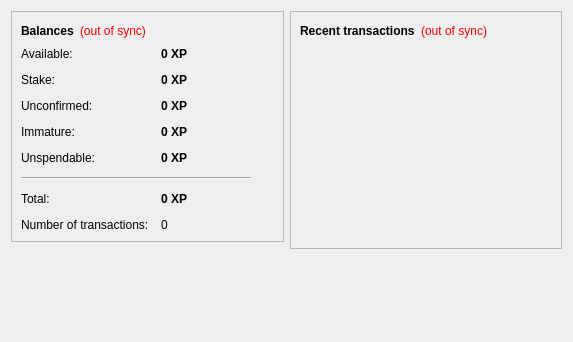
<?xml version="1.0" encoding="UTF-8"?>
<ui version="4.0">
 <class>OverviewPage</class>
 <widget class="QWidget" name="OverviewPage">
  <property name="geometry">
   <rect>
    <x>0</x>
    <y>0</y>
    <width>573</width>
    <height>342</height>
   </rect>
  </property>
  <property name="windowTitle">
   <string>Form</string>
  </property>
  <layout class="QHBoxLayout" name="horizontalLayout" stretch="1,1">
   <item>
    <layout class="QVBoxLayout" name="verticalLayout_2">
     <item>
      <widget class="QFrame" name="frame">
       <property name="frameShape">
        <enum>QFrame::StyledPanel</enum>
       </property>
       <property name="frameShadow">
        <enum>QFrame::Raised</enum>
       </property>
       <layout class="QVBoxLayout" name="verticalLayout_4">
        <item>
         <layout class="QHBoxLayout" name="horizontalLayout_4">
          <item>
           <widget class="QLabel" name="label_5">
            <property name="font">
             <font>
              <weight>75</weight>
              <bold>true</bold>
             </font>
            </property>
            <property name="text">
             <string>Balances</string>
            </property>
           </widget>
          </item>
          <item>
           <widget class="QLabel" name="labelWalletStatus">
            <property name="toolTip">
             <string>The displayed information may be out of date. Your wallet automatically synchronizes with the XP network after a connection is established, but this process has not completed yet.</string>
            </property>
            <property name="styleSheet">
             <string notr="true">QLabel { color: red; }</string>
            </property>
            <property name="text">
             <string notr="true">(out of sync)</string>
            </property>
            <property name="alignment">
             <set>Qt::AlignLeading|Qt::AlignLeft|Qt::AlignVCenter</set>
            </property>
           </widget>
          </item>
          <item>
           <spacer name="horizontalSpacer_2">
            <property name="orientation">
             <enum>Qt::Horizontal</enum>
            </property>
            <property name="sizeHint" stdset="0">
             <size>
              <width>40</width>
              <height>20</height>
             </size>
            </property>
           </spacer>
          </item>
         </layout>
        </item>
        <item>
         <layout class="QFormLayout" name="formLayout_2">
          <property name="fieldGrowthPolicy">
           <enum>QFormLayout::AllNonFixedFieldsGrow</enum>
          </property>
          <property name="horizontalSpacing">
           <number>12</number>
          </property>
          <property name="verticalSpacing">
           <number>12</number>
          </property>
          <item row="0" column="0">
           <widget class="QLabel" name="labelAvailableText">
            <property name="toolTip">
             <string>Your current available balance</string>
            </property>
            <property name="text">
             <string>Available:</string>
            </property>
           </widget>
          </item>
          <item row="0" column="1">
           <widget class="QLabel" name="labelAvailable">
            <property name="font">
             <font>
              <weight>75</weight>
              <bold>true</bold>
             </font>
            </property>
            <property name="cursor">
             <cursorShape>IBeamCursor</cursorShape>
            </property>
            <property name="toolTip">
             <string>Your current available balance</string>
            </property>
            <property name="text">
             <string notr="true">0 XP</string>
            </property>
            <property name="alignment">
             <set>Qt::AlignLeading|Qt::AlignLeft|Qt::AlignVCenter</set>
            </property>
            <property name="textInteractionFlags">
             <set>Qt::LinksAccessibleByMouse|Qt::TextSelectableByKeyboard|Qt::TextSelectableByMouse</set>
            </property>
           </widget>
          </item>
          <item row="1" column="0">
           <widget class="QLabel" name="label_6">
            <property name="toolTip">
             <string>Total of coins that was staked, and do not yet count toward the current balance</string>
            </property>
            <property name="text">
             <string>Stake:</string>
            </property>
           </widget>
          </item>
          <item row="1" column="1">
           <widget class="QLabel" name="labelStake">
            <property name="font">
             <font>
              <weight>75</weight>
              <bold>true</bold>
             </font>
            </property>
            <property name="cursor">
             <cursorShape>IBeamCursor</cursorShape>
            </property>
            <property name="toolTip">
             <string>Total of coins that was staked, and do not yet count toward the current balance</string>
            </property>
            <property name="text">
             <string notr="true">0 XP</string>
            </property>
            <property name="alignment">
             <set>Qt::AlignLeading|Qt::AlignLeft|Qt::AlignVCenter</set>
            </property>
            <property name="textInteractionFlags">
             <set>Qt::LinksAccessibleByMouse|Qt::TextSelectableByKeyboard|Qt::TextSelectableByMouse</set>
            </property>
           </widget>
          </item>
          <item row="2" column="0">
           <widget class="QLabel" name="label_3">
            <property name="toolTip">
             <string>Total of transactions that have yet to be confirmed, and do not yet count toward the current balance</string>
            </property>
            <property name="text">
             <string>Unconfirmed:</string>
            </property>
           </widget>
          </item>
          <item row="2" column="1">
           <widget class="QLabel" name="labelUnconfirmed">
            <property name="font">
             <font>
              <weight>75</weight>
              <bold>true</bold>
             </font>
            </property>
            <property name="cursor">
             <cursorShape>IBeamCursor</cursorShape>
            </property>
            <property name="toolTip">
             <string>Total of transactions that have yet to be confirmed, and do not yet count toward the current balance</string>
            </property>
            <property name="text">
             <string notr="true">0 XP</string>
            </property>
            <property name="alignment">
             <set>Qt::AlignLeading|Qt::AlignLeft|Qt::AlignVCenter</set>
            </property>
            <property name="textInteractionFlags">
             <set>Qt::LinksAccessibleByMouse|Qt::TextSelectableByKeyboard|Qt::TextSelectableByMouse</set>
            </property>
           </widget>
          </item>
          <item row="3" column="0">
           <widget class="QLabel" name="labelImmatureText">
            <property name="toolTip">
             <string>Mined balance that has not yet matured</string>
            </property>
            <property name="text">
             <string>Immature:</string>
            </property>
           </widget>
          </item>
          <item row="3" column="1">
           <widget class="QLabel" name="labelImmature">
            <property name="font">
             <font>
              <weight>75</weight>
              <bold>true</bold>
             </font>
            </property>
            <property name="toolTip">
             <string>Mined balance that has not yet matured</string>
            </property>
            <property name="text">
             <string notr="true">0 XP</string>
            </property>
            <property name="alignment">
             <set>Qt::AlignLeading|Qt::AlignLeft|Qt::AlignVCenter</set>
            </property>
            <property name="textInteractionFlags">
             <set>Qt::LinksAccessibleByMouse|Qt::TextSelectableByKeyboard|Qt::TextSelectableByMouse</set>
            </property>
           </widget>
          </item>
          <item row="4" column="0">
           <widget class="QLabel" name="labelBalanceWatchOnlyText">
            <property name="toolTip">
             <string>Your unspendable balance</string>
            </property>
            <property name="text">
             <string>Unspendable:</string>
            </property>
           </widget>
          </item>
          <item row="4" column="1">
           <widget class="QLabel" name="labelBalanceWatchOnly">
            <property name="font">
             <font>
              <weight>75</weight>
              <bold>true</bold>
             </font>
            </property>
            <property name="cursor">
             <cursorShape>IBeamCursor</cursorShape>
            </property>
            <property name="toolTip">
             <string>Your unspendable balance</string>
            </property>
            <property name="text">
             <string notr="true">0 XP</string>
            </property>
            <property name="alignment">
             <set>Qt::AlignLeading|Qt::AlignLeft|Qt::AlignVCenter</set>
            </property>
            <property name="textInteractionFlags">
             <set>Qt::LinksAccessibleByMouse|Qt::TextSelectableByKeyboard|Qt::TextSelectableByMouse</set>
            </property>
           </widget>
          </item>
          <item row="5" column="0" colspan="2">
           <widget class="Line" name="line">
            <property name="maximumSize">
             <size>
              <width>230</width>
              <height>16777215</height>
             </size>
            </property>
            <property name="orientation">
             <enum>Qt::Horizontal</enum>
            </property>
           </widget>
          </item>
          <item row="6" column="0">
           <widget class="QLabel" name="labelTotalText">
            <property name="toolTip">
             <string>Your current total balance</string>
            </property>
            <property name="text">
             <string>Total:</string>
            </property>
           </widget>
          </item>
          <item row="6" column="1">
           <widget class="QLabel" name="labelTotal">
            <property name="font">
             <font>
              <weight>75</weight>
              <bold>true</bold>
             </font>
            </property>
            <property name="toolTip">
             <string>Your current total balance</string>
            </property>
            <property name="text">
             <string notr="true">0 XP</string>
            </property>
            <property name="alignment">
             <set>Qt::AlignLeading|Qt::AlignLeft|Qt::AlignVCenter</set>
            </property>
            <property name="textInteractionFlags">
             <set>Qt::LinksAccessibleByMouse|Qt::TextSelectableByKeyboard|Qt::TextSelectableByMouse</set>
            </property>
           </widget>
          </item>
          <item row="7" column="0">
           <widget class="QLabel" name="label_2">
            <property name="toolTip">
             <string>Total number of transactions in wallet</string>
            </property>
            <property name="text">
             <string>Number of transactions:</string>
            </property>
           </widget>
          </item>
          <item row="7" column="1">
           <widget class="QLabel" name="labelNumTransactions">
            <property name="toolTip">
             <string>Total number of transactions in wallet</string>
            </property>
            <property name="text">
             <string notr="true">0</string>
            </property>
           </widget>
          </item>
         </layout>
        </item>
       </layout>
      </widget>
     </item>
     <item>
      <spacer name="verticalSpacer">
       <property name="orientation">
        <enum>Qt::Vertical</enum>
       </property>
       <property name="sizeHint" stdset="0">
        <size>
         <width>20</width>
         <height>40</height>
        </size>
       </property>
      </spacer>
     </item>
    </layout>
   </item>
   <item>
    <layout class="QVBoxLayout" name="verticalLayout_3">
     <item>
      <widget class="QFrame" name="frame_2">
       <property name="frameShape">
        <enum>QFrame::StyledPanel</enum>
       </property>
       <property name="frameShadow">
        <enum>QFrame::Raised</enum>
       </property>
       <layout class="QVBoxLayout" name="verticalLayout">
        <item>
         <layout class="QHBoxLayout" name="horizontalLayout_2">
          <item>
           <widget class="QLabel" name="label_4">
            <property name="text">
             <string>&lt;b&gt;Recent transactions&lt;/b&gt;</string>
            </property>
           </widget>
          </item>
          <item>
           <widget class="QLabel" name="labelTransactionsStatus">
            <property name="toolTip">
             <string>The displayed information may be out of date. Your wallet automatically synchronizes with the XP network after a connection is established, but this process has not completed yet.</string>
            </property>
            <property name="styleSheet">
             <string notr="true">QLabel { color: red; }</string>
            </property>
            <property name="text">
             <string notr="true">(out of sync)</string>
            </property>
            <property name="alignment">
             <set>Qt::AlignRight|Qt::AlignTrailing|Qt::AlignVCenter</set>
            </property>
           </widget>
          </item>
          <item>
           <spacer name="horizontalSpacer">
            <property name="orientation">
             <enum>Qt::Horizontal</enum>
            </property>
            <property name="sizeHint" stdset="0">
             <size>
              <width>40</width>
              <height>20</height>
             </size>
            </property>
           </spacer>
          </item>
         </layout>
        </item>
        <item>
         <widget class="QListView" name="listTransactions">
          <property name="styleSheet">
           <string notr="true">QListView { background: transparent; }</string>
          </property>
          <property name="frameShape">
           <enum>QFrame::NoFrame</enum>
          </property>
          <property name="verticalScrollBarPolicy">
           <enum>Qt::ScrollBarAlwaysOff</enum>
          </property>
          <property name="horizontalScrollBarPolicy">
           <enum>Qt::ScrollBarAlwaysOff</enum>
          </property>
          <property name="selectionMode">
           <enum>QAbstractItemView::NoSelection</enum>
          </property>
         </widget>
        </item>
       </layout>
      </widget>
     </item>
     <item>
      <spacer name="verticalSpacer_2">
       <property name="orientation">
        <enum>Qt::Vertical</enum>
       </property>
       <property name="sizeHint" stdset="0">
        <size>
         <width>20</width>
         <height>40</height>
        </size>
       </property>
      </spacer>
     </item>
    </layout>
   </item>
  </layout>
 </widget>
 <resources/>
 <connections/>
</ui>
